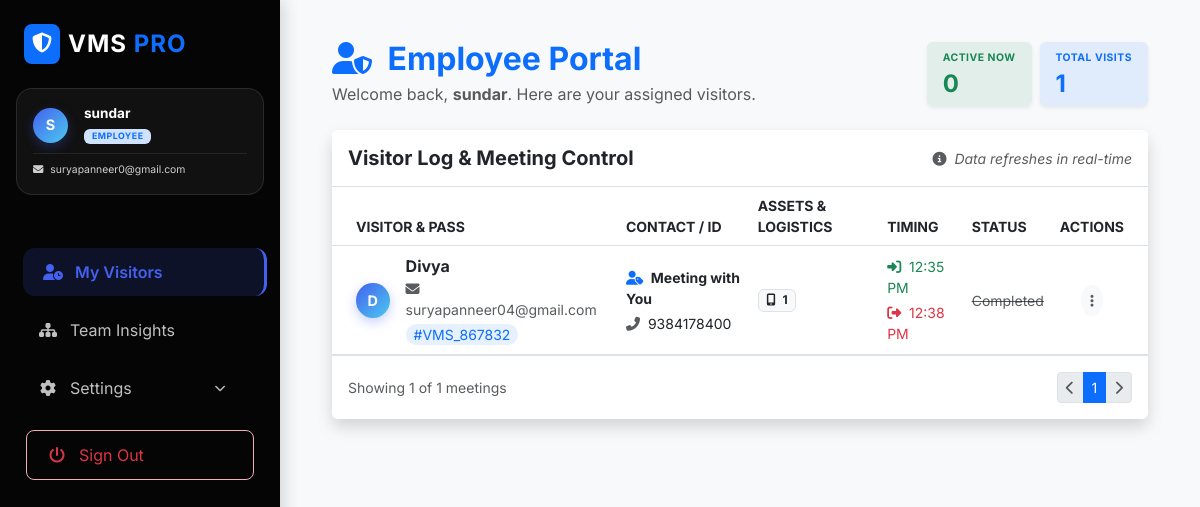
The page /employee_portal.php (signed in) on the database as committed earlier.
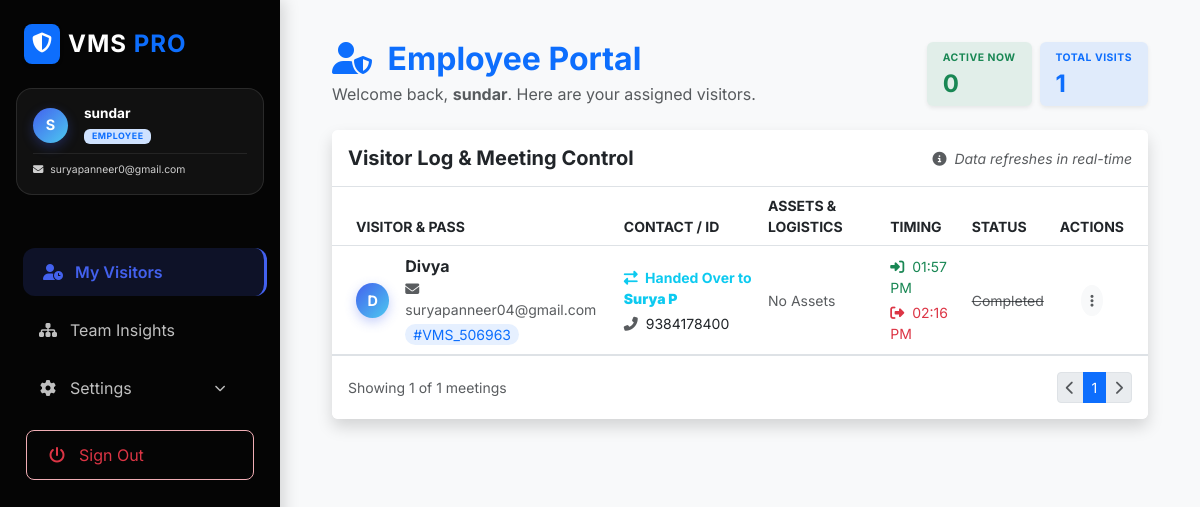
The same page on the database as committed later.
### tables this page shows
CREATE TABLE `visitor_master` (
  `id` int(11) NOT NULL,
  `pass_no` varchar(50) DEFAULT NULL,
  `img_capture` longtext DEFAULT NULL,
  `person_to_meet` varchar(100) NOT NULL,
  `purpose` varchar(255) NOT NULL,
  `visitor_type` enum('Client','Vendor','Visitor') NOT NULL,
  `company_name` varchar(100) DEFAULT NULL,
  `location` varchar(100) DEFAULT NULL,
  `visitor_name` varchar(100) NOT NULL,
  `contact_no` varchar(15) NOT NULL,
  `email` varchar(100) DEFAULT NULL,
  `devices` text DEFAULT NULL,
  `id_type` varchar(50) DEFAULT NULL,
  `id_upload` varchar(255) DEFAULT NULL,
  `status` enum('Pending','Approved','Rejected') DEFAULT 'Pending',
  `in_time` datetime DEFAULT NULL,
  `out_time` datetime DEFAULT NULL,
  `created_at` timestamp NOT NULL DEFAULT current_timestamp(),
  `vehicle_type` varchar(50) DEFAULT NULL,
  `vehicle_number` varchar(50) DEFAULT NULL,
  `employee_id` int(11) DEFAULT NULL,
  `mobile_count` int(11) DEFAULT NULL,
  `charger_count` int(11) DEFAULT NULL,
  `disc_count` int(11) DEFAULT NULL,
  `laptop_count` int(11) DEFAULT NULL,
  `approval_status` tinyint(4) DEFAULT 0 COMMENT '0=Pending, 1=Approved, 2=Rejected,\r\n3= Schedule',
  `meeting_out_time` datetime DEFAULT NULL
);

CREATE TABLE `users` (
  `id` int(11) NOT NULL,
  `full_name` varchar(100) NOT NULL,
  `email` varchar(150) NOT NULL,
  `password` varchar(255) NOT NULL,
  `contact_no` varchar(20) DEFAULT NULL,
  `designation` varchar(100) DEFAULT NULL,
  `department` varchar(100) DEFAULT NULL,
  `location` varchar(100) DEFAULT NULL,
  `role` varchar(50) DEFAULT 'employee',
  `reporting_manager` varchar(100) DEFAULT NULL,
  `status` enum('Active','Inactive') DEFAULT 'Active',
  `created_at` timestamp NULL DEFAULT current_timestamp()
);

### employee_portal.php (the view, shortened to what the changed rows need)
<?php
include("includes/config.php");
include("includes/header.php");
$emp_id = $_SESSION['user_id'];
$summary_query = "SELECT DISTINCT v.* FROM visitor_master v
                  LEFT JOIN visitor_handoffs h ON v.id = h.visitor_id
                  WHERE (h.emp_id = ? OR v.employee_id = ?) AND v.approval_status = 1";
$summary_stmt = $con->prepare($summary_query);
$summary_stmt->execute([$emp_id, $emp_id]);
$all_my_visitors = $summary_stmt->fetchAll(PDO::FETCH_ASSOC);
$total_count = count($all_my_visitors);
$limit = 10;
$page = isset($_GET['page']) ? (int)$_GET['page'] : 1;
$offset = ($page - 1) * $limit;
$total_records = $total_count;
$total_pages = ceil($total_records / $limit);
$query = "SELECT v.*, h.notes AS handover_notes, ash.full_name AS assigner_name, curr_emp.full_name AS current_host_name
          FROM visitor_master v
          LEFT JOIN visitor_handoffs hm ON v.id = hm.visitor_id AND hm.emp_id = ?
          LEFT JOIN visitor_handoffs h ON v.id = h.visitor_id AND h.emp_id = ? AND h.check_out_time IS NULL
          LEFT JOIN users ash ON h.assigned_by = ash.id
          LEFT JOIN users curr_emp ON v.employee_id = curr_emp.id
          WHERE v.approval_status = 1 AND (hm.emp_id IS NOT NULL OR v.employee_id = ?)
          GROUP BY v.id
          ORDER BY v.id DESC LIMIT $limit OFFSET $offset";
$stmt = $con->prepare($query);
$stmt->execute([$emp_id, $emp_id, $emp_id]);
$my_visitors = $stmt->fetchAll(PDO::FETCH_ASSOC);
?>
<div class="content">
    <div class="container-fluid content-animate">
        <div class="row mb-4 align-items-end">
            <div class="col-lg-8 mb-3 mb-lg-0">
                <h2 class="fw-bold mb-1 text-primary"><i class="fas fa-user-shield me-2"></i> Employee Portal</h2>
            </div>
        </div>
        <div class="card shadow border-0 overflow-hidden">
            <div class="card-body p-0">
                <div class="table-responsive">
                    <table class="table table-hover align-middle mb-0">
                        <thead class="bg-light text-uppercase small fw-bold">
                            <tr>
                                <th class="ps-4">Visitor & Pass</th>
                                <th>Contact / ID</th>
                                <th>Assets & Logistics</th>
                                <th>Timing</th>
                                <th>Status</th>
                                <th class="text-center pe-4">Actions</th>
                            </tr>
                        </thead>
                        <tbody>
                            <?php foreach($my_visitors as $v):
                            ?>
                            <tr class="<?= empty($v['out_time']) ? 'bg-light bg-opacity-25' : '' ?>">
                                <td class="ps-4">
                                    <div class="d-flex align-items-center">
                                        <div class="avatar-circle me-3 bg-primary text-white">
                                            <?= strtoupper(substr($v['visitor_name'], 0, 1)) ?>
                                        </div>
                                        <div>
                                            <div class="fw-bold"><?= htmlspecialchars($v['visitor_name']) ?></div>
                                            <div class="small text-muted"><i class="fas fa-envelope me-1"></i> <?= htmlspecialchars($v['email'] ?: 'No Email') ?></div>
                                            <div class="small bg-primary bg-opacity-10 text-primary px-2 rounded-pill d-inline-block mt-1">#<?= $v['pass_no'] ?></div>
                                        </div>
                                    </div>
                                </td>
                                <td>
                                    <?php if($v['employee_id'] == $emp_id): ?>
                                        <div class="small fw-bold text-dark"><i class="fas fa-user-tag me-1 text-primary"></i> Meeting with You</div>
                                    <?php else: ?>
                                        <div class="small fw-bold text-info"><i class="fas fa-exchange-alt me-1"></i> Handed Over to <strong><?= htmlspecialchars($v['current_host_name'] ?? 'Other') ?></strong></div>
                                    <?php endif; ?>
                                    <div class="small mt-1"><i class="fas fa-phone-alt me-1 text-muted"></i> <?= htmlspecialchars($v['contact_no']) ?></div>
                                </td>
                                <td>
                                    <div class="d-flex gap-1 flex-wrap">
                                        <?php if($v['mobile_count'] > 0): ?>
                                            <span class="badge bg-light text-dark border small"><i class="fas fa-mobile-alt me-1"></i> <?= $v['mobile_count'] ?></span>
                                        <?php endif; ?>
                                        <?php if(empty($v['laptop_count']) && empty($v['mobile_count']) && empty($v['vehicle_number'])): ?>
                                            <span class="text-muted small italic">No Assets</span>
                                        <?php endif; ?>
                                    </div>
                                </td>
                                <td>
                                    <div class="small text-success"><i class="fas fa-sign-in-alt me-1"></i> <?= date("h:i A", strtotime($v['in_time'])) ?></div>
                                        <?php if(!empty($v['meeting_out_time'])): ?>
                                            <div class="small text-danger mt-1">
                                                <i class="fas fa-sign-out-alt me-1"></i>
                                                <?= date("h:i A", strtotime($v['meeting_out_time'])) ?>
                                            </div>
                                        <?php endif; ?>
                                </td>
                                <td>
                                    <?php if(empty($v['meeting_out_time'])): ?>
                                        <span class="pulsing-dot me-1"></span>
                                        <span class="text-success small fw-bold">In Meeting</span>
                                    <?php else: ?>
                                        <span class="text-muted small text-decoration-line-through">Completed</span>
                                    <?php endif; ?>
                                </td>
                                <td class="text-center pe-4">
                                    <div class="dropdown">
                                        <button class="btn btn-light btn-sm rounded-circle" data-bs-toggle="dropdown">
                                            <i class="fas fa-ellipsis-v text-muted"></i>
                                        </button>
                                    </div>
                                </td>
                            </tr>
                            <?php endforeach; ?>
                        </tbody>
                    </table>
                </div>
            </div>
            <div class="card-footer bg-white border-top d-flex justify-content-between align-items-center py-3">
                <nav>
                    <ul class="pagination pagination-sm mb-0">
                        <?php
                        $start_loop = max(1, $page - 2);
                        $end_loop = min($total_pages, $page + 2);
                        for($i = $start_loop; $i <= $end_loop; $i++):
                        ?>
                            <li class="page-item <?= ($i == $page) ? 'active' : '' ?>">
                                <a class="page-link" href="?page=<?= $i ?>"><?= $i ?></a>
                            </li>
                        <?php endfor; ?>
                    </ul>
                </nav>
            </div>
        </div>
    </div>
</div>
<?php include("includes/footer.php"); ?>

Rows that differ between the two databases and show on the page:
removed visitor_master: visitor_name "D", visitor_name "Divya", email "suryapanneer04@gmail.com", pass_no "VMS_867832", employee_id 5 (drawn), contact_no "9384178400", mobile_count "1", in_time "12:35 PM", meeting_out_time "12:38 PM", shows "Completed"
added visitor_master: visitor_name "D", visitor_name "Divya", email "suryapanneer04@gmail.com", pass_no "VMS_506963", users.full_name "Surya P", contact_no "9384178400", laptop_count "No Assets", in_time "01:57 PM", meeting_out_time "02:16 PM", shows "Completed"
